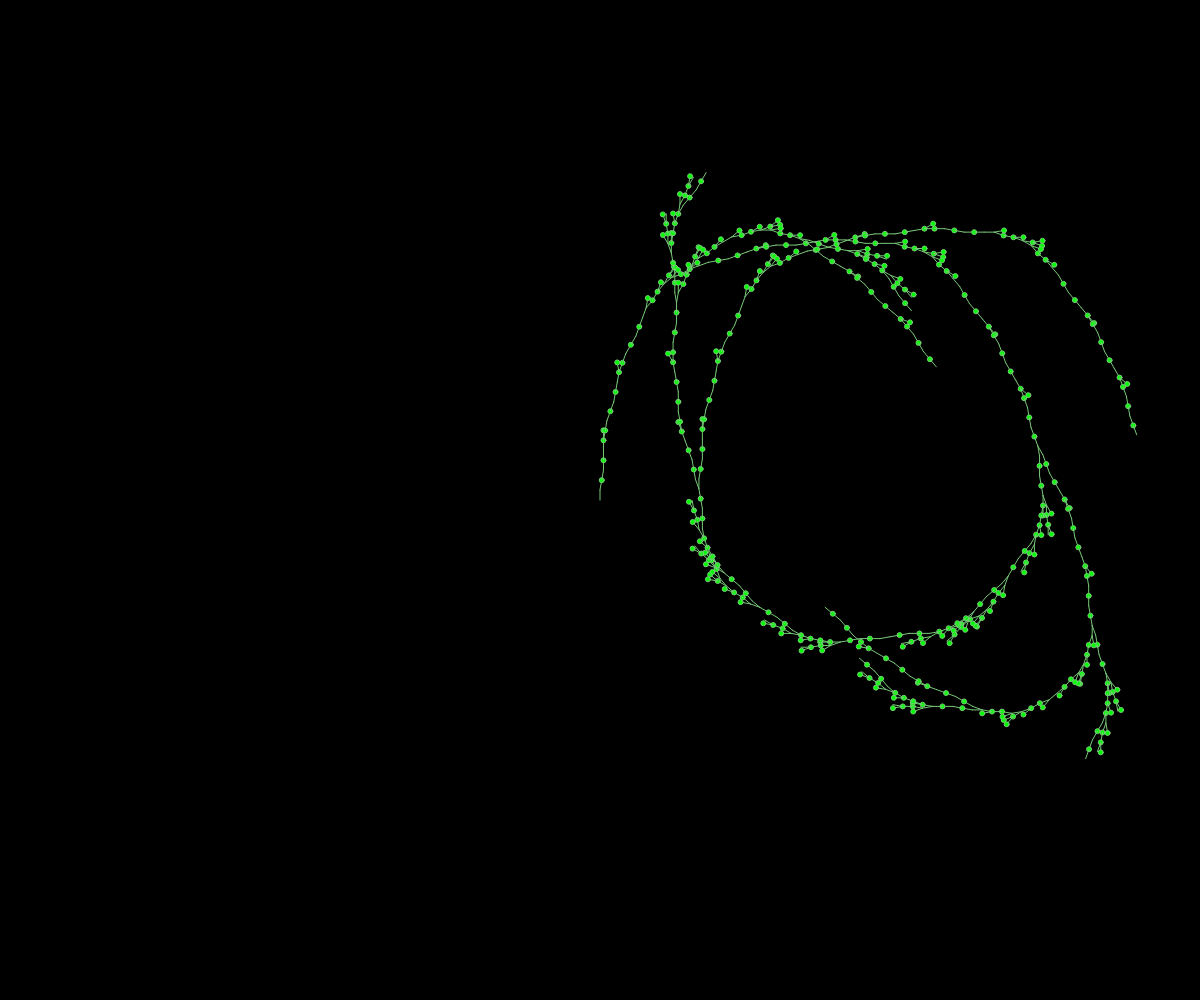
Frame 1 (no input)
Frame 2 (the mouse pressed at the canvas centre, redrawn once): identical to frame 1, image omitted

The p5.js sketch that drew this single still picture (run headless with seeded random() and noise() and a simulated clock; the mouse was pressed at the canvas centre and the sketch redrawn once):

// p5.js sketch
// ── sketch.js
const width = window.innerWidth;
const height = window.innerHeight;

let axiom;
let state = {
  x: width / 2,
  y: height / 2,
  angle: 270,
  lineLength: 10,
  leafDiameter: 5,
};
const prevStates = [];

const seed = '0';
const generations = 4;
const transformations = {
  '0': '1[0]23[0]1',
  '1': '12131',
  '2': '0[2]0',
  '3': '0[3]0',
  '[': '[',
  ']': ']'
}
const rules = {
  '0': () => {
    console.log('drawing 0');
    const endX = state.x + cos(state.angle) * state.lineLength;
    const endY = state.y + sin(state.angle) * state.lineLength
    line(state.x, state.y, endX, endY);
    circle(endX, endY, state.leafDiameter);
    state.x = endX;
    state.y = endY;
  },
  '1': () => {
    console.log('drawing 1');
    const endX = state.x + cos(state.angle) * state.lineLength;
    const endY = state.y + sin(state.angle) * state.lineLength
    line(state.x, state.y, endX, endY);
    state.x = endX;
    state.y = endY;
  },
  '2': () => {
    console.log('drawing 2');
    state.angle += 10;
    const endX = state.x + cos(state.angle) * state.lineLength;
    const endY = state.y + sin(state.angle) * state.lineLength;
    line(state.x, state.y, endX, endY);
    circle(endX, endY, state.leafDiameter);
    state.x = endX;
    state.y = endY;
  },
  '3': () => {
    console.log('drawing 3');
    state.angle -= 10;
    const endX = state.x + cos(state.angle) * state.lineLength;
    const endY = state.y + sin(state.angle) * state.lineLength;
    line(state.x, state.y, endX, endY);
    circle(endX, endY, state.leafDiameter);
    state.x = endX;
    state.y = endY;
  },
  '[': () => {
    console.log('drawing [');
    prevStates.push(structuredClone(state));
    state.angle -= 10;
  },
  ']': () => {
    console.log('drawing ]');
    state = prevStates.pop();
    state.angle += 10;
  },
}

function setup() {
  createCanvas(width, height);
  background(0, 0, 0);
  angleMode(DEGREES);
  noLoop();

  axiom = seed;
  for (let i = 0; i < generations; i++) {
    let newString = '';
    for (let j = 0; j < axiom.length; j++) {
      newString += transformations[axiom[j]] ?? axiom[j]
    }
    axiom = newString;
    console.log(axiom);
  }

  fill(0, 255, 0);
  stroke(120, 200, 120);
  for (let i = 0; i < axiom.length; i++) {
    rules[axiom[i]]();
  }
}

function draw() {
}

/**
 * Gets an array of random numbers between min (inclusive) and max (exclusive)
 * @param {Number} min 
 * @param {Number} max 
 * @param {Number} howManyInts
 */
function getRandomInts(min, max, howManyInts = 1) {
  const numbers = [];
  for (let i = 0; i < howManyInts; i++) {
    numbers.push(Math.floor(Math.random() * (max - min) + min));
  }
  if (numbers.length === 1) {
    return numbers[0];
  }
  return numbers;
}
